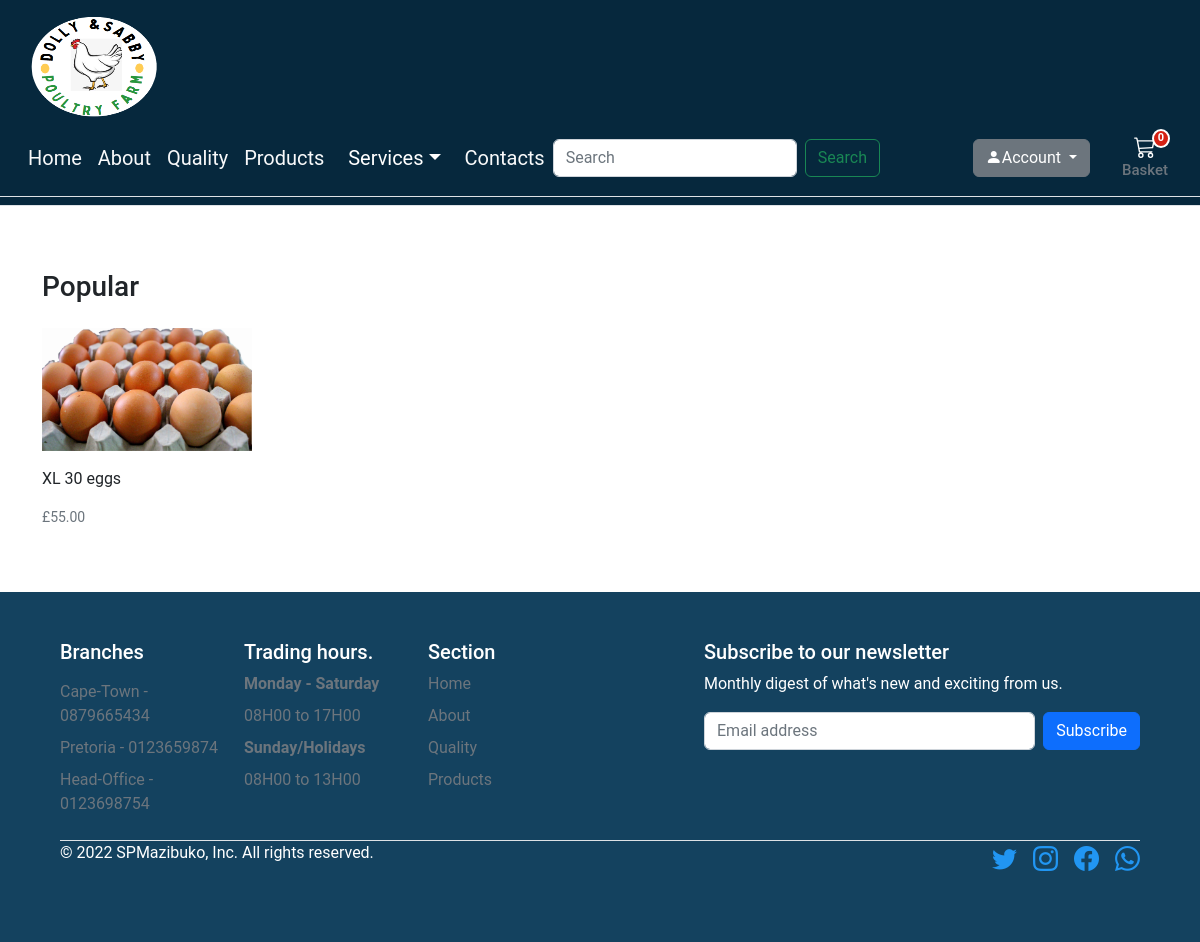
The page /search/Eggs/ on the database as committed earlier.
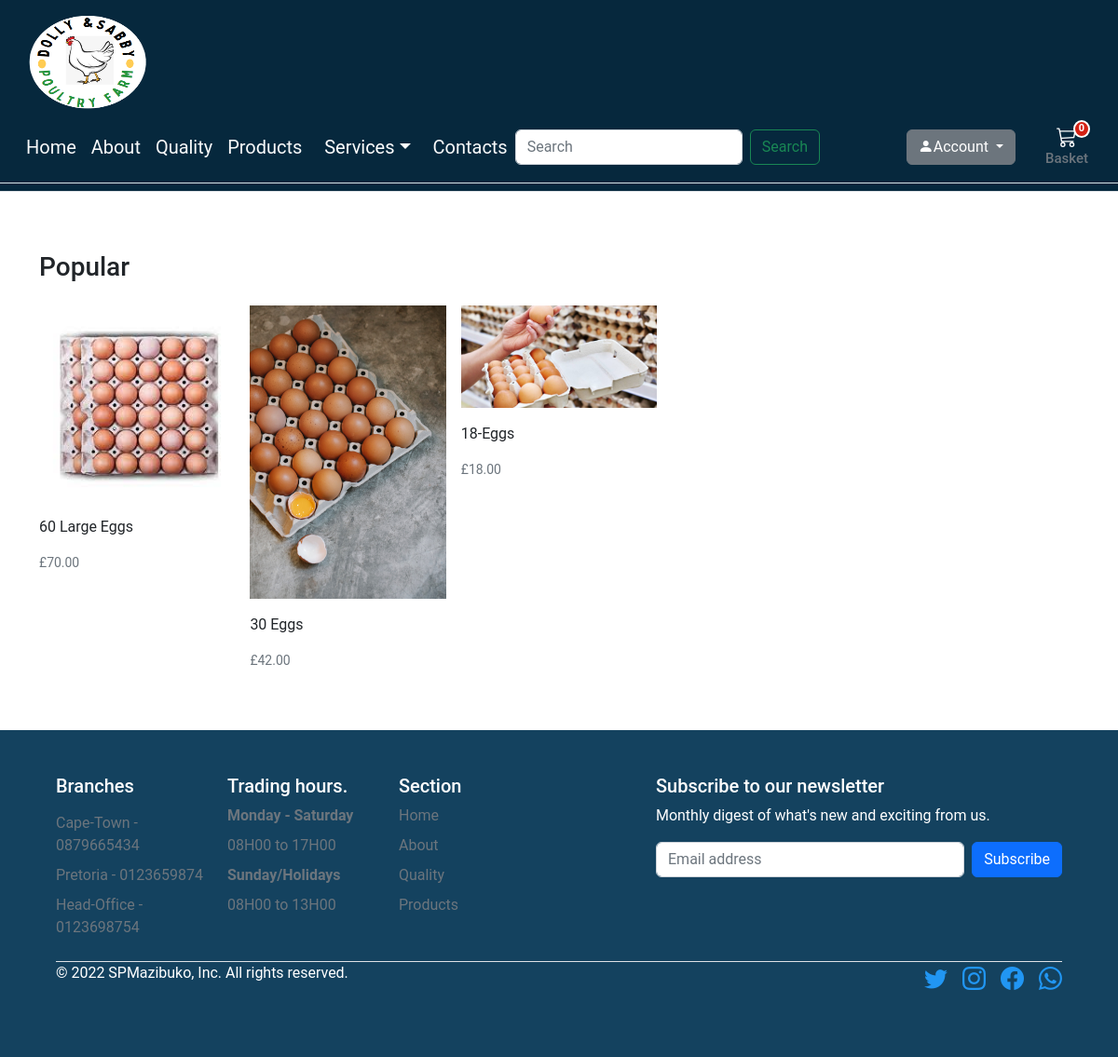
The same page on the database as committed later.
### store/models.py (models this page shows, shortened)
class Product(models.Model):
    category = models.ForeignKey(Category, related_name='product', on_delete=models.CASCADE)
    created_by = models.ForeignKey(settings.AUTH_USER_MODEL, on_delete=models.CASCADE, related_name='product_creator')
    title = models.CharField(max_length=255)
    author = models.CharField(max_length=255, default='admin')
    description = models.TextField(blank=True)
    image = models.ImageField(upload_to='images/', default='images/default.png')
    slug = models.SlugField(max_length=255)
    price = models.DecimalField(max_digits=4, decimal_places=2)
    in_stock = models.BooleanField(default=True)
    is_active = models.BooleanField(default=True)
    created = models.DateTimeField(auto_now_add=True)
    updated = models.DateTimeField(auto_now=True)
    objects = models.Manager()
    products = ProductManager()
    class Meta:
        verbose_name_plural = 'Products'
        ordering = ('-created',)
    def get_absolute_url(self):
        return reverse('store:product_detail', args=[self.slug])

### store/views.py (the view)
# urls.py: path('search/<slug:category_slug>/', views.category_list, name='category_list'),
def category_list(request, category_slug=None):
    category = get_object_or_404(Category, slug=category_slug)
    products = Product.objects.filter(category=category)
    return render(request, 'store/products/category.html', {'category': category, 'products': products})

### basket/basket.py (called while the page is built)
    def __len__(self):
        return sum(item['qty'] for item in self.basket.values())

### basket/context_processors.py (called while the page is built)
def basket(request):
    return {'basket': Basket(request)}

### templates/store/products/category.html (shortened to what this page needs)
{% extends "../base.html" %}
{% load static %}
{% block content %}
<main>
  <div class="container">
    <div class="row">
      <div class="album py-5">
        <div class="pb-3"><h1 class="h3">Popular</h1></div>
        <div class="row row-cols-1 row-cols-sm-2 row-cols-md-5 g-3">
          {% for product in products %}
          <div class="col">
            <div class="card border-0">
              <img class="img-fluid" alt="Responsive image" src="{{ product.image.url }}">
              <div class="card-body px-0">
                <p class="card-text">
                  <a class="text-dark text-decoration-none"
                    href="{{ product.get_absolute_url }}">{{ product.title }}</a>
                </p>
                <div class="d-flex justify-content-between align-items-center">
                  <small class="text-muted">£{{product.price}}</small>
                </div>
              </div>
            </div>
          </div>
          {% endfor %}
        </div>
      </div>
    </div>
  </div>
</main>
{% endblock %}

Rows that differ between the two databases and show on the page:
removed Product: image (picture), title "XL 30 eggs", price "55.00"
added Product: image (picture), title "60 Large Eggs", price "70.00"
added Product: image (picture), title "30 Eggs", price "42.00"
added Product: image (picture), title "18-Eggs", price "18.00"
